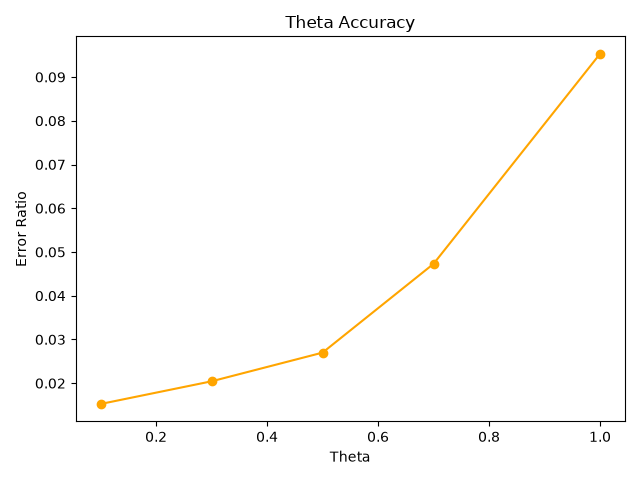

Write the Python code that produced this figure.
# benchmarks/theta_accuracy.py
import numpy as np
from src.core.spawn import generate_random_bodies
from src.core.integrator import update_forces_bh, update_forces_np
from src.utils.vector import Vector3D
import matplotlib.pyplot as plt



def total_force_magnitude(bodies):
    """Return list of force magnitudes on each body."""
    return [body.acceleration.magnitude() for body in bodies]


def run_theta_test(theta_values, n_bodies=500):
    bodies_ref = generate_random_bodies(n_bodies)

    # Ground truth: NumPy exact forces
    update_forces_np(bodies_ref)
    ref_forces = total_force_magnitude(bodies_ref)

    results = {}
    for theta in theta_values:
        # Reset bodies to same initial state
        bodies_test = generate_random_bodies(n_bodies)
        # Copy positions from reference bodies so comparison is fair
        for i, body in enumerate(bodies_test):
            body.position = bodies_ref[i].position
            body.mass = bodies_ref[i].mass

        update_forces_bh(bodies_test, theta=theta)
        bh_forces = total_force_magnitude(bodies_test)

        # Compute mean percentage error
        errors = [abs(bh - ref) / ref * 100
                  for bh, ref in zip(bh_forces, ref_forces) if ref > 0]
        results[theta] = sum(errors) / len(errors)

    return results




if __name__ == "__main__":
    theta_values = [0.1, 0.3, 0.5, 0.7, 1.0]
    results = run_theta_test(theta_values)

    print(f"{'Theta':<10} {'Mean Error %':<15}")
    print("-" * 25)
    for theta, error in results.items():
        print(f"{theta:<10} {error:<15.4f}")
        
fig, ax = plt.subplots()

ax.plot(list(results.keys()), list(results.values()), color="orange", marker="o")
ax.set_title("Theta Accuracy")
ax.set_xlabel("Theta")
ax.set_ylabel("Error Ratio")

plt.tight_layout()
plt.savefig("theta_accuracy.png")
